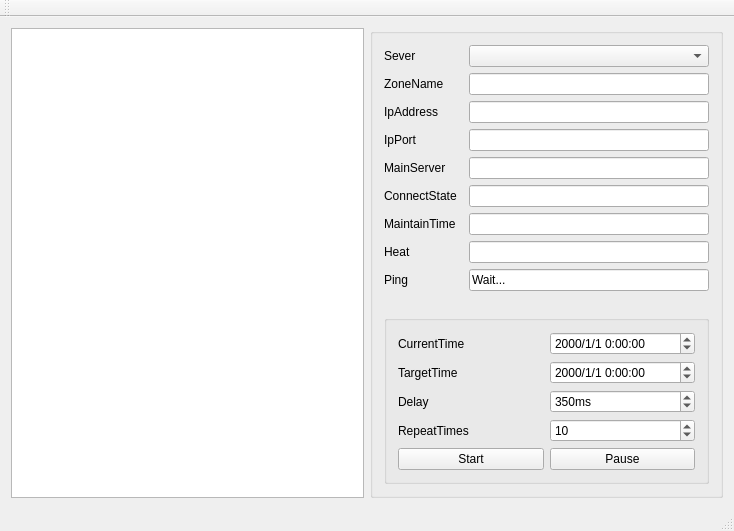
<?xml version="1.0" encoding="UTF-8"?>
<ui version="4.0">
 <class>HudzClass</class>
 <widget class="QMainWindow" name="HudzClass">
  <property name="geometry">
   <rect>
    <x>0</x>
    <y>0</y>
    <width>734</width>
    <height>531</height>
   </rect>
  </property>
  <property name="windowTitle">
   <string>Hudz</string>
  </property>
  <widget class="QWidget" name="centralWidget">
   <layout class="QGridLayout" name="gridLayout">
    <item row="0" column="0">
     <widget class="QPlainTextEdit" name="plainTextEdit">
      <property name="maximumSize">
       <size>
        <width>400</width>
        <height>16777215</height>
       </size>
      </property>
     </widget>
    </item>
    <item row="0" column="1">
     <widget class="QGroupBox" name="GBox_Sever">
      <property name="title">
       <string/>
      </property>
      <layout class="QGridLayout" name="gridLayout_2">
       <item row="8" column="2">
        <widget class="QLineEdit" name="LEdit_Ping">
         <property name="text">
          <string>Wait...</string>
         </property>
         <property name="readOnly">
          <bool>true</bool>
         </property>
        </widget>
       </item>
       <item row="4" column="0">
        <widget class="QLabel" name="Label_MainSever">
         <property name="text">
          <string>MainServer</string>
         </property>
        </widget>
       </item>
       <item row="5" column="0">
        <widget class="QLabel" name="Label_ConnectState">
         <property name="text">
          <string>ConnectState</string>
         </property>
        </widget>
       </item>
       <item row="2" column="2">
        <widget class="QLineEdit" name="LEdit_IpAddress">
         <property name="readOnly">
          <bool>true</bool>
         </property>
        </widget>
       </item>
       <item row="7" column="2">
        <widget class="QLineEdit" name="LEdit_Heat">
         <property name="readOnly">
          <bool>true</bool>
         </property>
        </widget>
       </item>
       <item row="2" column="0">
        <widget class="QLabel" name="Label_IpAddress">
         <property name="text">
          <string>IpAddress</string>
         </property>
        </widget>
       </item>
       <item row="7" column="0">
        <widget class="QLabel" name="Label_Heat">
         <property name="text">
          <string>Heat</string>
         </property>
        </widget>
       </item>
       <item row="3" column="2">
        <widget class="QLineEdit" name="LEdit_IpPort">
         <property name="readOnly">
          <bool>true</bool>
         </property>
        </widget>
       </item>
       <item row="4" column="2">
        <widget class="QLineEdit" name="LEdit_MainSever">
         <property name="readOnly">
          <bool>true</bool>
         </property>
        </widget>
       </item>
       <item row="6" column="0">
        <widget class="QLabel" name="Label_MaintainTime">
         <property name="text">
          <string>MaintainTime</string>
         </property>
        </widget>
       </item>
       <item row="8" column="0">
        <widget class="QLabel" name="Label_Ping">
         <property name="text">
          <string>Ping</string>
         </property>
        </widget>
       </item>
       <item row="0" column="2">
        <widget class="QComboBox" name="CBox_Sever_list"/>
       </item>
       <item row="5" column="2">
        <widget class="QLineEdit" name="LEdit_ConnectState">
         <property name="readOnly">
          <bool>true</bool>
         </property>
        </widget>
       </item>
       <item row="6" column="2">
        <widget class="QLineEdit" name="LEdit_MaintainTime">
         <property name="readOnly">
          <bool>true</bool>
         </property>
        </widget>
       </item>
       <item row="0" column="0">
        <widget class="QLabel" name="Label_Sever">
         <property name="text">
          <string>Sever</string>
         </property>
        </widget>
       </item>
       <item row="1" column="2">
        <widget class="QLineEdit" name="LEdit_ZoneName">
         <property name="readOnly">
          <bool>true</bool>
         </property>
        </widget>
       </item>
       <item row="3" column="0">
        <widget class="QLabel" name="Label_IpPort">
         <property name="text">
          <string>IpPort</string>
         </property>
        </widget>
       </item>
       <item row="1" column="0">
        <widget class="QLabel" name="Label_ZoneName">
         <property name="text">
          <string>ZoneName</string>
         </property>
        </widget>
       </item>
       <item row="9" column="0">
        <spacer name="verticalSpacer">
         <property name="orientation">
          <enum>Qt::Vertical</enum>
         </property>
         <property name="sizeHint" stdset="0">
          <size>
           <width>20</width>
           <height>40</height>
          </size>
         </property>
        </spacer>
       </item>
       <item row="10" column="0" colspan="3">
        <widget class="QGroupBox" name="GBox_JoinList">
         <property name="title">
          <string/>
         </property>
         <layout class="QGridLayout" name="gridLayout_3">
          <item row="7" column="1">
           <widget class="QPushButton" name="PButton_Pause">
            <property name="text">
             <string>Pause</string>
            </property>
           </widget>
          </item>
          <item row="2" column="0">
           <widget class="QLabel" name="Label_CurrentTime">
            <property name="text">
             <string>CurrentTime</string>
            </property>
           </widget>
          </item>
          <item row="7" column="0">
           <widget class="QPushButton" name="PButton_Start">
            <property name="text">
             <string>Start</string>
            </property>
           </widget>
          </item>
          <item row="6" column="1">
           <widget class="QSpinBox" name="SBox_RepeatTimes">
            <property name="value">
             <number>10</number>
            </property>
           </widget>
          </item>
          <item row="4" column="0">
           <widget class="QLabel" name="Label_TargetTime">
            <property name="text">
             <string>TargetTime</string>
            </property>
           </widget>
          </item>
          <item row="6" column="0">
           <widget class="QLabel" name="Label_RepeatTimes">
            <property name="text">
             <string>RepeatTimes</string>
            </property>
           </widget>
          </item>
          <item row="4" column="1">
           <widget class="QDateTimeEdit" name="DTEdit_Target">
            <property name="displayFormat">
             <string>yyyy/M/d H:mm:ss</string>
            </property>
           </widget>
          </item>
          <item row="2" column="1">
           <widget class="QDateTimeEdit" name="DTEdit_Current">
            <property name="displayFormat">
             <string>yyyy/M/d H:mm:ss</string>
            </property>
           </widget>
          </item>
          <item row="5" column="0">
           <widget class="QLabel" name="Label_Delay">
            <property name="text">
             <string>Delay</string>
            </property>
           </widget>
          </item>
          <item row="5" column="1">
           <widget class="QSpinBox" name="SBox_Delay">
            <property name="suffix">
             <string>ms</string>
            </property>
            <property name="maximum">
             <number>10000</number>
            </property>
            <property name="value">
             <number>350</number>
            </property>
           </widget>
          </item>
         </layout>
        </widget>
       </item>
      </layout>
     </widget>
    </item>
   </layout>
  </widget>
  <widget class="QMenuBar" name="menuBar">
   <property name="geometry">
    <rect>
     <x>0</x>
     <y>0</y>
     <width>734</width>
     <height>21</height>
    </rect>
   </property>
  </widget>
  <widget class="QToolBar" name="mainToolBar">
   <attribute name="toolBarArea">
    <enum>TopToolBarArea</enum>
   </attribute>
   <attribute name="toolBarBreak">
    <bool>false</bool>
   </attribute>
  </widget>
  <widget class="QStatusBar" name="statusBar"/>
 </widget>
 <layoutdefault spacing="6" margin="11"/>
 <resources>
  <include location="hudz.qrc"/>
 </resources>
 <connections>
  <connection>
   <sender>PButton_Start</sender>
   <signal>clicked()</signal>
   <receiver>HudzClass</receiver>
   <slot>PButtonStartClicked()</slot>
   <hints>
    <hint type="sourcelabel">
     <x>461</x>
     <y>470</y>
    </hint>
    <hint type="destinationlabel">
     <x>458</x>
     <y>586</y>
    </hint>
   </hints>
  </connection>
  <connection>
   <sender>PButton_Pause</sender>
   <signal>clicked()</signal>
   <receiver>HudzClass</receiver>
   <slot>PButtonPauseClicked()</slot>
   <hints>
    <hint type="sourcelabel">
     <x>604</x>
     <y>471</y>
    </hint>
    <hint type="destinationlabel">
     <x>616</x>
     <y>618</y>
    </hint>
   </hints>
  </connection>
 </connections>
 <slots>
  <slot>PButtonStartClicked()</slot>
  <slot>PButtonPauseClicked()</slot>
 </slots>
</ui>
